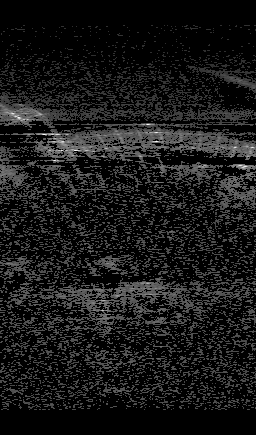
#> input picture Analysis/cfar1d.png, 256 x 435 px, given as the content of the folder e81f1-4052-4c44-b470-0a4a650ee479/cfar_cpp/Analysis/test_UWR, which was not available
$ jupyter execute --allow-errors AUV_FLS_ptn_2025.ipynb
#> lines starting #> are read from the running program, lines starting #| are printed output that depends on the picture; after the words box and inside, x2 and y2 are one past the last pixel; in counts of white or black regions, pixels touching at a corner belong together; pictures that were not available may be replaced by others from this repository, and a replacement may not be noted
[cell 1]
from glob import glob
import cv2
import matplotlib.pyplot as plt
import numpy as np
import os
import pandas as pd

#> (a cell that did not finish here is left out)

[cell 3]
images = sorted(glob("/media/saab/f7ee81f1-4052-4c44-b470-0a4a650ee479/cfar_cpp/Analysis/test_UWR/*"))

[cell 4]
import math

from scipy.optimize import root

def soca(img, train_hs, guard_hs, tau):
  print(train_hs)
  """
  Implements Sum-Oriented Constant Amplitude filter based on NumPy.

  Args:
    img: Input image as a NumPy array (assumed to be BGR or grayscale).
    train_hs: Training window half-size.
    guard_hs: Guard window half-size.
    tau: Threshold parameter.

  Returns:
    A 2D NumPy array with filtered binary image.
  """

  # Convert OpenCV image to NumPy array and grayscale (if necessary)
  img_gray = cv2.cvtColor(img, cv2.COLOR_BGR2GRAY) if img.ndim == 3 else img
  blurred_image = cv2.GaussianBlur(img_gray, (7, 7), 0)
  denoised_image = cv2.fastNlMeansDenoising(blurred_image, h=200)


  rows, cols = denoised_image.shape
  ret = np.zeros((rows, cols), dtype=np.uint8)

  for col in range(cols):
    for row in range(train_hs + guard_hs, rows - train_hs - guard_hs):
      leading_sum, lagging_sum = 0.0, 0.0
      for i in range(row - train_hs - guard_hs, row + train_hs + guard_hs + 1):
        if (i - row) > guard_hs:
          lagging_sum += denoised_image[i, col]
        else:
          leading_sum += denoised_image[i, col]
      sum_train = np.min([leading_sum, lagging_sum])
      ret[row, col] = (tau * sum_train / train_hs)

  return ret

# [34 lines left out: function goca, not called in this run]
class CFAR(object):
      """
      Constant False Alarm Rate (CFAR) detection with several variants
          - Cell averaging (CA) CFAR
          - Greatest-of cell-averaging (GOCA) CFAR
          - Order statistic (OS) CFAR
      """

      def __init__(self, Ntc, Ngc, Pfa, rank=None):
          self.Ntc = Ntc #number of training cells
          assert self.Ntc % 2 == 0
          self.Ngc = Ngc #number of guard cells
          assert self.Ngc % 2 == 0
          self.Pfa = Pfa #false alarm rate
          if rank is None: #matrix rank
              self.rank = self.Ntc / 2
          else:
              self.rank = rank
              assert 0 <= self.rank < self.Ntc

          #threshold factor calculation for the 4 variants of CFAR
          self.threshold_factor_SOCA = self.calc_WGN_threshold_factor_SOCA()
          self.threshold_factor_GOCA = self.calc_WGN_threshold_factor_GOCA()


          self.params = {

              "SOCA": (self.Ntc // 2, self.Ngc // 2, self.threshold_factor_SOCA),
              "GOCA": (self.Ntc // 2, self.Ngc // 2, self.threshold_factor_GOCA),

          }
          self.detector = {

              "SOCA": soca,
              "GOCA": goca,

          }


      # [16 lines left out: function __str__, not called in this run]

      def calc_WGN_threshold_factor_CA(self):
          return self.Ntc * (self.Pfa ** (-1.0 / self.Ntc) - 1)

      def calc_WGN_threshold_factor_SOCA(self):
          x0 = self.calc_WGN_threshold_factor_CA()
          for ratio in np.logspace(-2, 2, 10):
              ret = root(self.calc_WGN_pfa_SOCA, x0 * ratio)
              if ret.success:
                  return ret.x[0]
          raise ValueError("Threshold factor of SOCA not found")

      def calc_WGN_threshold_factor_GOCA(self):
          x0 = self.calc_WGN_threshold_factor_CA()
          for ratio in np.logspace(-2, 2, 10):
              ret = root(self.calc_WGN_pfa_GOCA, x0 * ratio)
              if ret.success:
                  return ret.x[0]
          raise ValueError("Threshold factor of GOCA not found")

      def calc_WGN_pfa_GOSOCA_core(self, x):
          x = float(x)
          temp = 0.0
          for k in range(int(self.Ntc / 2)):
              l1 = math.lgamma(self.Ntc / 2 + k)
              l2 = math.lgamma(k + 1)
              l3 = math.lgamma(self.Ntc / 2)
              temp += math.exp(l1 - l2 - l3) * (2 + x / (self.Ntc / 2)) ** (-k)
          return temp * (2 + x / (self.Ntc / 2)) ** (-self.Ntc / 2)

      def calc_WGN_pfa_SOCA(self, x):
          return self.calc_WGN_pfa_GOSOCA_core(x) - self.Pfa / 2

      def calc_WGN_pfa_GOCA(self, x):
          x = float(x)
          temp = (1.0 + x / (self.Ntc / 2)) ** (-self.Ntc / 2)
          return temp - self.calc_WGN_pfa_GOSOCA_core(x) - self.Pfa / 2


      def detect(self, mat, alg="CA"):
          """
          Return target mask array.
          """
          #pad_width = [(self.Ntc//2 + self.Ngc//2, self.Ntc//2 + self.Ngc//2), (self.Ntc//2 + self.Ngc//2, self.Ntc//2 + self.Ngc//2)]
          #mat=np.pad(mat, pad_width=pad_width, mode='constant', constant_values=0)
          return self.detector[alg](mat, *self.params[alg])

def soca_code(soca_trial):

  # img_gray=cv2.imread("test.png",0)
  img = soca_trial
  cfar_obj=CFAR(14,6,0.90)

  cfar_result=cfar_obj.detect(img,alg="SOCA")
  return cfar_result

[cell 5]
test_img=cv2.imread(images[0],0)[150:,200:300]
#> test_img: shape (285, 56); min 0, max 238, mean 26.3

[cell 6]
test_img.shape
#> Out = (285, 56)

[cell 7]
filter=soca_code(test_img)
#> after the loop in soca, `for col in range(cols):`:
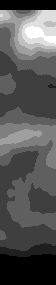
#> ret: shape (285, 56); min 0, max 8, mean 2.72; drawn with min black and max white

[cell 8]
plt.figure(figsize=(10, 8))
plt.imshow(filter, cmap='jet', interpolation='nearest')
plt.colorbar(label='Pixel Weights')
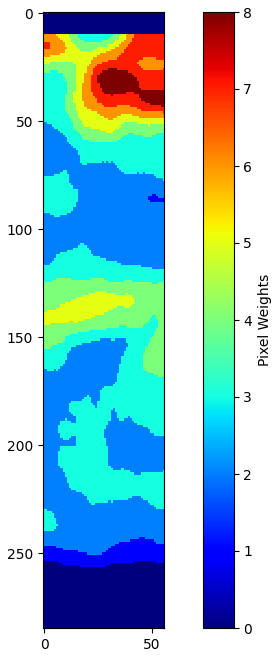
#> figure drawn by matplotlib, 2 panels

[cell 9]
test_cluster=filter>=8
#> test_cluster: shape (285, 56) bool; 1.7% white; 1 white region, box (x1, y1, x2, y2) and area: (25, 26, 56, 44) 264
denoised=test_cluster*test_img
hist_denoised=(cv2.equalizeHist(denoised))
plt.figure(figsize=(15,15))
plt.imshow(hist_denoised)

#> (a cell that did not finish here is left out)

[cell 11]
num=100
avg_img=np.array(test_img,np.float32)
#> `img=cv2.imread(img_path,0)[150:]`:
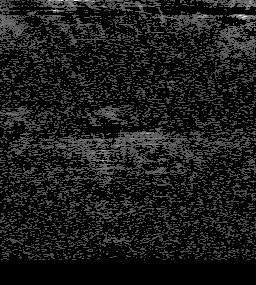
#> img: shape (285, 256); min 0, max 255, mean 26.1
#> (the rest of this cell did not finish here and is left out)

#> call 2 of soca, with train_hs = 7, guard_hs = 3, tau = 0.134
#> in soca (call 2), `blurred_image = cv2.GaussianBlur(img_gray, (7, 7), 0)`:
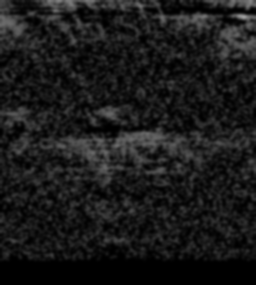
#> blurred_image: shape (285, 256); min 0, max 156, mean 26.1
#> in soca (call 2), `denoised_image = cv2.fastNlMeansDenoising(blurred_image, h=200)`:
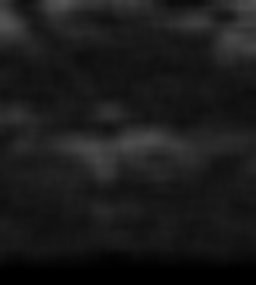
#> denoised_image: shape (285, 256); min 0, max 83, mean 26.1
#> after the loop in soca (call 2), `for col in range(cols):`:
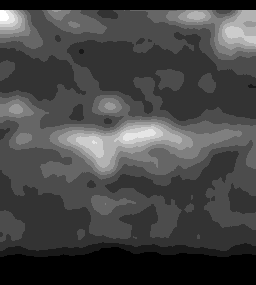
#> ret: shape (285, 256); min 0, max 10, mean 2.72; drawn with min black and max white
#> `test_cluster=filter>=4`:
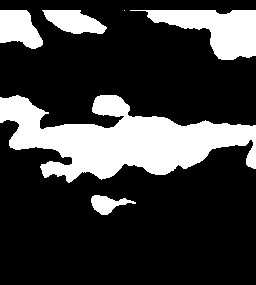
#> test_cluster: shape (285, 256) bool; 23.7% white; 6 white regions (1 under 20 px), largest, box (x1, y1, x2, y2) and area: (0, 95, 256, 183) 11512, (130, 10, 256, 60) 3109, (0, 10, 43, 49) 1217, (42, 10, 107, 34) 1019, (91, 195, 136, 215) 455
    test_cluster=filter>=4
    denoised=test_cluster*test_img
    avg_img+=denoised

[cell 12]
filter_img=(avg_img/num)>80
#> filter_img: shape (285, 56) bool; every value is 0

[cell 13]
plt.imshow(filter_img)

[cell 14]
plt.imshow(filter_img)

[cell 15]
mask=np.array((1-filter_img),np.uint8)
#> mask: shape (285, 56); every value is 1
kernel=np.ones((5,5))
dilated_mask=cv2.erode(mask,kernel=kernel,iterations=2)
plt.imshow(dilated_mask*denoised)  #denoised derived from test_img

[cell 16]
dilated_mask

[cell 17]
path="/media/saab/f7ee81f1-4052-4c44-b470-0a4a650ee479/cfar_cpp/Analysis/UWR3"
os.makedirs(path,exist_ok=True)
i=0
for img_path in images[:]:

    img=cv2.imread(img_path,0)[150:,200:300]
    img1=soca_code(img)
    test_cluster=img1>=5
#> test_cluster: shape (285, 56) bool; 13.6% white; 2 white regions, box (x1, y1, x2, y2) and area: (0, 10, 56, 56) 1813, (0, 129, 42, 145) 355
    denoised=test_cluster*img
    hist_denoised=(cv2.equalizeHist(denoised))
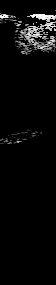
#> hist_denoised: shape (285, 56); min 0, max 255, mean 9.3

    #plt.figure()
    #plt.imshow(final_img)
    cv2.imwrite(path+"/"+f"{i:03d}"+".png",hist_denoised)
    i+=1

[cell 18]
plt.imshow(hist_denoised)

[cell 19]
image_times=sorted(glob("/media/saab/f7ee81f1-4052-4c44-b470-0a4a650ee479/Jannah FYP/Documents/Sonar Repositories/soca_test/Polar Input/fls_images_polar/*.png"))

#> (a cell that did not finish here is left out)

#> (a cell that did not finish here is left out)

#> (a cell that did not finish here is left out)

[cell 23]
cleaned_images=sorted(glob("/media/saab/f7ee81f1-4052-4c44-b470-0a4a650ee479/cfar_cpp/Analysis/UWR3/*.png"))
cleaned_images

[cell 24]
cxs=[]
cys=[]
for image_path in range(0,len(cleaned_images),5):
    print(image_path)
    image=cv2.imread(cleaned_images[image_path])
#> image is the input picture: shape (435, 256, 3); min 0, max 255, mean 24.6
    binary=cv2.imread(cleaned_images[image_path],0)
    moments = cv2.moments(binary)
#> moments = moments, m00 2736548, centre m10/m00, m01/m00 = (126.6, 223)

    # Check if there is any mass (to avoid division by zero)
    if moments['m00'] != 0:
        # Calculate the centroid
        cx = int(moments['m10'] / moments['m00'])
#> cx = 126
        cy = int(moments['m01'] / moments['m00'])
#> cy = 222
        #print(f"Centroid of the blob is at: ({cx}, {cy})")
    else:
        print("No blob detected!")

    # Optionally visualize the centroid on the image
    output = image.copy()
    cv2.circle(output, (cx, cy), 5, (0, 0, 255), -1)  # Draw a red dot
#> output: shape (435, 256, 3); 0.07% of pixels changed, all inside (x1, y1, x2, y2) = (121, 217, 132, 228)
    cxs.append(cx)
    cys.append(cy)
#plt.imshow(output)

#> (a cell that did not finish here is left out)

[cell 26]
plt.scatter(cxs,cys)

[cell 27]
plt.plot(np.array(cys)/280*6.5)
plt.xlabel("Time step")
plt.ylabel("UWR distance from FLS (m)")
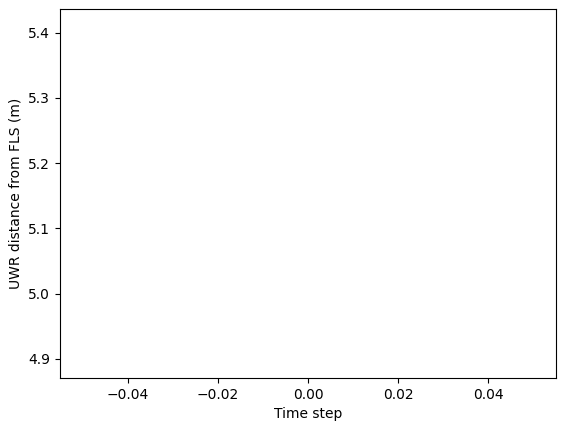
#> figure drawn by matplotlib, 1 panel

[cell 28]
# Optical flow parameters
lk_params = dict(winSize=(15, 15), maxLevel=3,
                 criteria=(cv2.TERM_CRITERIA_EPS | cv2.TERM_CRITERIA_COUNT, 15, 0.01))

# Shi-Tomasi feature detection parameters
feature_params = dict(maxCorners=500, qualityLevel=0.1, minDistance=1, blockSize=7)

# Read the first frame
prev_frame = cv2.imread(images[0], cv2.IMREAD_GRAYSCALE)[150:,200:300]
filtered=soca_code(prev_frame)
test_cluster=filtered>=8
denoised=test_cluster*prev_frame
hist_denoised_prev = cv2.equalizeHist(denoised)  # Enhance contrast

# Detect bright features in the CFAR image
mask = hist_denoised_prev > np.percentile(hist_denoised_prev, 95)  # Take top 5% brightest pixels
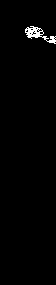
#> mask: shape (285, 56) bool; 1.2% white in thin lines or dots, all inside (x1, y1, x2, y2) = (25, 26, 56, 44)
keypoints = cv2.goodFeaturesToTrack(hist_denoised_prev, mask=mask.astype(np.uint8), **feature_params)
#> keypoints = [[29, 35], [53, 39], [31, 31], [28, 31], [36, 31], [33, 31], [39, 33]]

# Optical flow tracking loop
for i in range(1, len(images),10):
    try:
        curr_frame = cv2.imread(images[i], cv2.IMREAD_GRAYSCALE)[150:,200:300]
        filtered=soca_code(curr_frame)
        test_cluster=filtered>=8
        denoised=test_cluster*curr_frame
        hist_denoised = cv2.equalizeHist(denoised)  # Enhance contrast

        # Compute optical flow
        new_points, status, err = cv2.calcOpticalFlowPyrLK(hist_denoised_prev, hist_denoised, keypoints, None, **lk_params)

        # Filter valid points
        valid_old = keypoints[status == 1]
        valid_new = new_points[status == 1]

        # Compute motion vectors
        motion_vectors = valid_new - valid_old
        magnitudes = np.linalg.norm(motion_vectors, axis=1)

        # Filter out small movements (likely noise or static objects)
        threshold = np.percentile(magnitudes, 70)  # Keep only top 30% strongest movements
        moving_points = valid_new[magnitudes > threshold]

        # Plot results in Jupyter
        fig, ax = plt.subplots(figsize=(6, 6))
        ax.imshow(curr_frame, cmap='gray')

        # Draw motion vectors
        for pt in moving_points:
            ax.scatter(pt[0], pt[1], c='lime', s=10)  # Green for detected motion

        ax.set_title(f"Frame {i}: Optical Flow Tracking")
        plt.show()

        # Update for next frame
        hist_denoised_prev = hist_denoised.copy()
        keypoints = moving_points.reshape(-1, 1, 2) if len(moving_points) > 0 else None
    except:
        print("too static")
